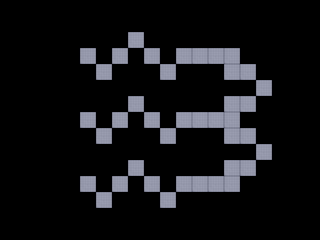

Rendered tile map (Tiled .tmx) drawn with the repository's tilesets; below, a short description and the map source with its tile grids summarised:
An orthogonal 20x15 tile map with 16x16 px tiles, 1 tile layer (layer) and 1 object.

<map version="1.0" orientation="orthogonal" renderorder="right-down" width="20" height="15" tilewidth="16" tileheight="16" nextobjectid="5">
 <tileset firstgid="1" name="block2" tilewidth="16" tileheight="16">
  <image source="block2.png" width="16" height="16" />
 </tileset>
 <layer name="layer" width="20" height="15">
  <data>[300 cells, 40 non-empty, 1 distinct tile ids]</data>
 </layer>
 <objectgroup name="crystals">
  <object id="4" x="281" y="114" width="14" height="12">
   <ellipse />
  </object>
 </objectgroup>
</map>